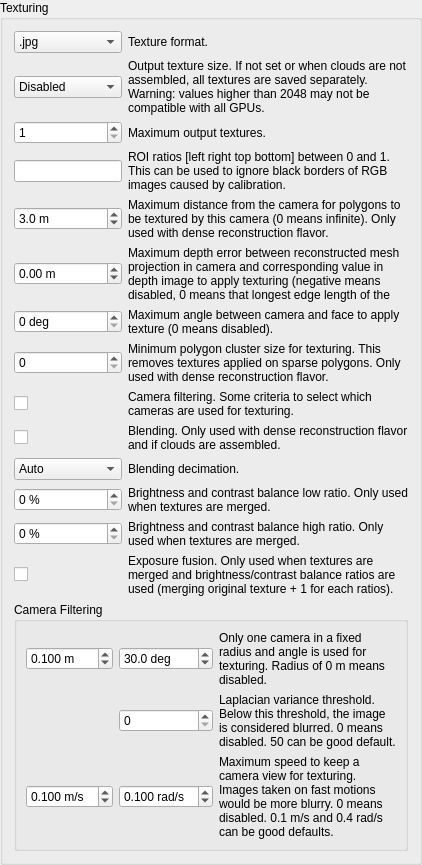
           <widget class="QGroupBox" name="groupBox_textureMapping">
            <property name="title">
             <string>Texturing</string>
            </property>
            <property name="checkable">
             <bool>false</bool>
            </property>
            <property name="checked">
             <bool>false</bool>
            </property>
            <layout class="QVBoxLayout" name="verticalLayout_16">
             <item>
              <layout class="QGridLayout" name="gridLayout_15" columnstretch="0,1">
               <item row="12" column="0">
                <widget class="QSpinBox" name="spinBox_textureBrightnessContrastRatioHigh">
                 <property name="suffix">
                  <string> %</string>
                 </property>
                 <property name="minimum">
                  <number>0</number>
                 </property>
                 <property name="maximum">
                  <number>49</number>
                 </property>
                </widget>
               </item>
               <item row="12" column="1">
                <widget class="QLabel" name="label_meshingTextureSize_6">
                 <property name="text">
                  <string>Brightness and contrast balance high ratio. Only used when textures are merged.</string>
                 </property>
                 <property name="wordWrap">
                  <bool>true</bool>
                 </property>
                </widget>
               </item>
               <item row="10" column="0">
                <widget class="QComboBox" name="comboBox_blendingDecimation">
                 <item>
                  <property name="text">
                   <string>Auto</string>
                  </property>
                 </item>
                 <item>
                  <property name="text">
                   <string>1</string>
                  </property>
                 </item>
                 <item>
                  <property name="text">
                   <string>2</string>
                  </property>
                 </item>
                 <item>
                  <property name="text">
                   <string>4</string>
                  </property>
                 </item>
                 <item>
                  <property name="text">
                   <string>8</string>
                  </property>
                 </item>
                 <item>
                  <property name="text">
                   <string>16</string>
                  </property>
                 </item>
                 <item>
                  <property name="text">
                   <string>32</string>
                  </property>
                 </item>
                 <item>
                  <property name="text">
                   <string>64</string>
                  </property>
                 </item>
                </widget>
               </item>
               <item row="9" column="0">
                <widget class="QCheckBox" name="checkBox_blending">
                 <property name="text">
                  <string/>
                 </property>
                </widget>
               </item>
               <item row="10" column="1">
                <widget class="QLabel" name="label_exposureFusion_3">
                 <property name="text">
                  <string>Blending decimation. </string>
                 </property>
                 <property name="wordWrap">
                  <bool>true</bool>
                 </property>
                </widget>
               </item>
               <item row="3" column="1">
                <widget class="QLabel" name="label_meshingTextureSize_7">
                 <property name="text">
                  <string>ROI ratios [left right top bottom] between 0 and 1. This can be used to ignore black borders of RGB images caused by calibration. </string>
                 </property>
                 <property name="wordWrap">
                  <bool>true</bool>
                 </property>
                </widget>
               </item>
               <item row="2" column="1">
                <widget class="QLabel" name="label_meshingTextureSize_8">
                 <property name="text">
                  <string>Maximum output textures.</string>
                 </property>
                 <property name="wordWrap">
                  <bool>true</bool>
                 </property>
                </widget>
               </item>
               <item row="9" column="1">
                <widget class="QLabel" name="label_exposureFusion_2">
                 <property name="text">
                  <string>Blending. Only used with dense reconstruction flavor and if clouds are assembled.</string>
                 </property>
                 <property name="wordWrap">
                  <bool>true</bool>
                 </property>
                </widget>
               </item>
               <item row="4" column="1">
                <widget class="QLabel" name="label_meshingTextureSize_2">
                 <property name="text">
                  <string>Maximum distance from the camera for polygons to be textured by this camera (0 means infinite). Only used with dense reconstruction flavor.</string>
                 </property>
                 <property name="wordWrap">
                  <bool>true</bool>
                 </property>
                </widget>
               </item>
               <item row="4" column="0">
                <widget class="QDoubleSpinBox" name="doubleSpinBox_meshingTextureMaxDistance">
                 <property name="suffix">
                  <string> m</string>
                 </property>
                 <property name="decimals">
                  <number>1</number>
                 </property>
                 <property name="minimum">
                  <double>0.000000000000000</double>
                 </property>
                 <property name="maximum">
                  <double>99.000000000000000</double>
                 </property>
                 <property name="singleStep">
                  <double>1.000000000000000</double>
                 </property>
                 <property name="value">
                  <double>3.000000000000000</double>
                 </property>
                </widget>
               </item>
               <item row="11" column="1">
                <widget class="QLabel" name="label_meshingTextureSize_5">
                 <property name="text">
                  <string>Brightness and contrast balance low ratio. Only used when textures are merged.</string>
                 </property>
                 <property name="wordWrap">
                  <bool>true</bool>
                 </property>
                </widget>
               </item>
               <item row="0" column="1">
                <widget class="QLabel" name="label_meshingTextureFormat">
                 <property name="text">
                  <string>Texture format.</string>
                 </property>
                 <property name="wordWrap">
                  <bool>true</bool>
                 </property>
                </widget>
               </item>
               <item row="0" column="0">
                <widget class="QComboBox" name="comboBox_meshingTextureFormat">
                 <item>
                  <property name="text">
                   <string>.jpg</string>
                  </property>
                 </item>
                 <item>
                  <property name="text">
                   <string>.png</string>
                  </property>
                 </item>
                </widget>
               </item>
               <item row="1" column="0">
                <widget class="QComboBox" name="comboBox_meshingTextureSize">
                 <item>
                  <property name="text">
                   <string>Disabled</string>
                  </property>
                 </item>
                 <item>
                  <property name="text">
                   <string>256x256</string>
                  </property>
                 </item>
                 <item>
                  <property name="text">
                   <string>512x512</string>
                  </property>
                 </item>
                 <item>
                  <property name="text">
                   <string>1024x1024</string>
                  </property>
                 </item>
                 <item>
                  <property name="text">
                   <string>2048x2048</string>
                  </property>
                 </item>
                 <item>
                  <property name="text">
                   <string>4096x4096</string>
                  </property>
                 </item>
                 <item>
                  <property name="text">
                   <string>8192x8192</string>
                  </property>
                 </item>
                 <item>
                  <property name="text">
                   <string>16384x16384</string>
                  </property>
                 </item>
                 <item>
                  <property name="text">
                   <string>32768x32768</string>
                  </property>
                 </item>
                </widget>
               </item>
               <item row="14" column="0">
                <widget class="QCheckBox" name="checkBox_exposureFusion">
                 <property name="text">
                  <string/>
                 </property>
                </widget>
               </item>
               <item row="7" column="1">
                <widget class="QLabel" name="label_meshingTextureSize_4">
                 <property name="text">
                  <string>Minimum polygon cluster size for texturing. This removes textures applied on sparse polygons. Only used with dense reconstruction flavor.</string>
                 </property>
                 <property name="wordWrap">
                  <bool>true</bool>
                 </property>
                </widget>
               </item>
               <item row="3" column="0">
                <widget class="QLineEdit" name="lineEdit_meshingTextureRoiRatios"/>
               </item>
               <item row="1" column="1">
                <widget class="QLabel" name="label_meshingTextureSize">
                 <property name="text">
                  <string>Output texture size. If not set or when clouds are not assembled, all textures are saved separately. Warning: values higher than 2048 may not be compatible with all GPUs.</string>
                 </property>
                 <property name="wordWrap">
                  <bool>true</bool>
                 </property>
                </widget>
               </item>
               <item row="8" column="0">
                <widget class="QCheckBox" name="checkBox_cameraFilter">
                 <property name="text">
                  <string/>
                 </property>
                </widget>
               </item>
               <item row="11" column="0">
                <widget class="QSpinBox" name="spinBox_textureBrightnessContrastRatioLow">
                 <property name="suffix">
                  <string> %</string>
                 </property>
                 <property name="minimum">
                  <number>0</number>
                 </property>
                 <property name="maximum">
                  <number>49</number>
                 </property>
                </widget>
               </item>
               <item row="7" column="0">
                <widget class="QSpinBox" name="spinBox_mesh_minTextureClusterSize">
                 <property name="minimum">
                  <number>0</number>
                 </property>
                 <property name="maximum">
                  <number>99999</number>
                 </property>
                </widget>
               </item>
               <item row="8" column="1">
                <widget class="QLabel" name="label_meshingTextureSize_3">
                 <property name="text">
                  <string>Camera filtering. Some criteria to select which cameras are used for texturing.</string>
                 </property>
                 <property name="wordWrap">
                  <bool>true</bool>
                 </property>
                </widget>
               </item>
               <item row="14" column="1">
                <widget class="QLabel" name="label_exposureFusion">
                 <property name="text">
                  <string>Exposure fusion. Only used when textures are merged and brightness/contrast balance ratios are used (merging original texture + 1 for each ratios).</string>
                 </property>
                 <property name="wordWrap">
                  <bool>true</bool>
                 </property>
                </widget>
               </item>
               <item row="2" column="0">
                <widget class="QSpinBox" name="spinBox_mesh_maxTextures">
                 <property name="minimum">
                  <number>1</number>
                 </property>
                 <property name="maximum">
                  <number>20</number>
                 </property>
                </widget>
               </item>
               <item row="5" column="1">
                <widget class="QLabel" name="label_meshingTextureSize_9">
                 <property name="text">
                  <string>Maximum depth error between reconstructed mesh projection in camera and corresponding value in depth image to apply texturing (negative means disabled, 0 means that longest edge length of the face is used as maximum error).</string>
                 </property>
                 <property name="wordWrap">
                  <bool>true</bool>
                 </property>
                </widget>
               </item>
               <item row="5" column="0">
                <widget class="QDoubleSpinBox" name="doubleSpinBox_meshingTextureMaxDepthError">
                 <property name="suffix">
                  <string> m</string>
                 </property>
                 <property name="decimals">
                  <number>2</number>
                 </property>
                 <property name="minimum">
                  <double>-1.000000000000000</double>
                 </property>
                 <property name="maximum">
                  <double>99.000000000000000</double>
                 </property>
                 <property name="singleStep">
                  <double>0.050000000000000</double>
                 </property>
                 <property name="value">
                  <double>0.000000000000000</double>
                 </property>
                </widget>
               </item>
               <item row="6" column="1">
                <widget class="QLabel" name="label_meshingTextureSize_10">
                 <property name="text">
                  <string>Maximum angle between camera and face to apply texture (0 means disabled).</string>
                 </property>
                 <property name="wordWrap">
                  <bool>true</bool>
                 </property>
                </widget>
               </item>
               <item row="6" column="0">
                <widget class="QDoubleSpinBox" name="doubleSpinBox_meshingTextureMaxAngle">
                 <property name="suffix">
                  <string> deg</string>
                 </property>
                 <property name="decimals">
                  <number>0</number>
                 </property>
                 <property name="minimum">
                  <double>0.000000000000000</double>
                 </property>
                 <property name="maximum">
                  <double>180.000000000000000</double>
                 </property>
                 <property name="singleStep">
                  <double>1.000000000000000</double>
                 </property>
                 <property name="value">
                  <double>0.000000000000000</double>
                 </property>
                </widget>
               </item>
              </layout>
             </item>
             <item>
              <widget class="QGroupBox" name="groupBox_cameraFilter">
               <property name="title">
                <string>Camera Filtering</string>
               </property>
               <layout class="QGridLayout" name="gridLayout_16" columnstretch="0,0,1">
                <item row="0" column="0">
                 <widget class="QDoubleSpinBox" name="doubleSpinBox_cameraFilterRadius">
                  <property name="suffix">
                   <string> m</string>
                  </property>
                  <property name="decimals">
                   <number>3</number>
                  </property>
                  <property name="minimum">
                   <double>0.000000000000000</double>
                  </property>
                  <property name="value">
                   <double>0.100000000000000</double>
                  </property>
                 </widget>
                </item>
                <item row="0" column="2">
                 <widget class="QLabel" name="label_37">
                  <property name="text">
                   <string>Only one camera in a fixed radius and angle is used for texturing. Radius of 0 m means disabled.</string>
                  </property>
                  <property name="wordWrap">
                   <bool>true</bool>
                  </property>
                  <property name="textInteractionFlags">
                   <set>Qt::LinksAccessibleByMouse|Qt::TextSelectableByMouse</set>
                  </property>
                 </widget>
                </item>
                <item row="1" column="1">
                 <widget class="QDoubleSpinBox" name="doubleSpinBox_laplacianVariance">
                  <property name="suffix">
                   <string/>
                  </property>
                  <property name="decimals">
                   <number>0</number>
                  </property>
                  <property name="minimum">
                   <double>0.000000000000000</double>
                  </property>
                  <property name="maximum">
                   <double>9999.000000000000000</double>
                  </property>
                  <property name="value">
                   <double>0.000000000000000</double>
                  </property>
                 </widget>
                </item>
                <item row="0" column="1">
                 <widget class="QDoubleSpinBox" name="doubleSpinBox_cameraFilterAngle">
                  <property name="suffix">
                   <string> deg</string>
                  </property>
                  <property name="decimals">
                   <number>1</number>
                  </property>
                  <property name="maximum">
                   <double>180.000000000000000</double>
                  </property>
                  <property name="value">
                   <double>30.000000000000000</double>
                  </property>
                 </widget>
                </item>
                <item row="1" column="2">
                 <widget class="QLabel" name="label_38">
                  <property name="text">
                   <string>Laplacian variance threshold. Below this threshold, the image is considered blurred. 0 means disabled. 50 can be good default.</string>
                  </property>
                  <property name="wordWrap">
                   <bool>true</bool>
                  </property>
                  <property name="textInteractionFlags">
                   <set>Qt::LinksAccessibleByMouse|Qt::TextSelectableByMouse</set>
                  </property>
                 </widget>
                </item>
                <item row="2" column="1">
                 <widget class="QDoubleSpinBox" name="doubleSpinBox_cameraFilterVelRad">
                  <property name="suffix">
                   <string> rad/s</string>
                  </property>
                  <property name="decimals">
                   <number>3</number>
                  </property>
                  <property name="minimum">
                   <double>0.000000000000000</double>
                  </property>
                  <property name="value">
                   <double>0.100000000000000</double>
                  </property>
                 </widget>
                </item>
                <item row="2" column="0">
                 <widget class="QDoubleSpinBox" name="doubleSpinBox_cameraFilterVel">
                  <property name="suffix">
                   <string> m/s</string>
                  </property>
                  <property name="decimals">
                   <number>3</number>
                  </property>
                  <property name="minimum">
                   <double>0.000000000000000</double>
                  </property>
                  <property name="value">
                   <double>0.100000000000000</double>
                  </property>
                 </widget>
                </item>
                <item row="2" column="2">
                 <widget class="QLabel" name="label_39">
                  <property name="text">
                   <string>Maximum speed to keep a camera view for texturing. Images taken on fast motions would be more blurry. 0 means disabled. 0.1 m/s and 0.4 rad/s can be good defaults.</string>
                  </property>
                  <property name="wordWrap">
                   <bool>true</bool>
                  </property>
                  <property name="textInteractionFlags">
                   <set>Qt::LinksAccessibleByMouse|Qt::TextSelectableByMouse</set>
                  </property>
                 </widget>
                </item>
               </layout>
              </widget>
             </item>
            </layout>
           </widget>
